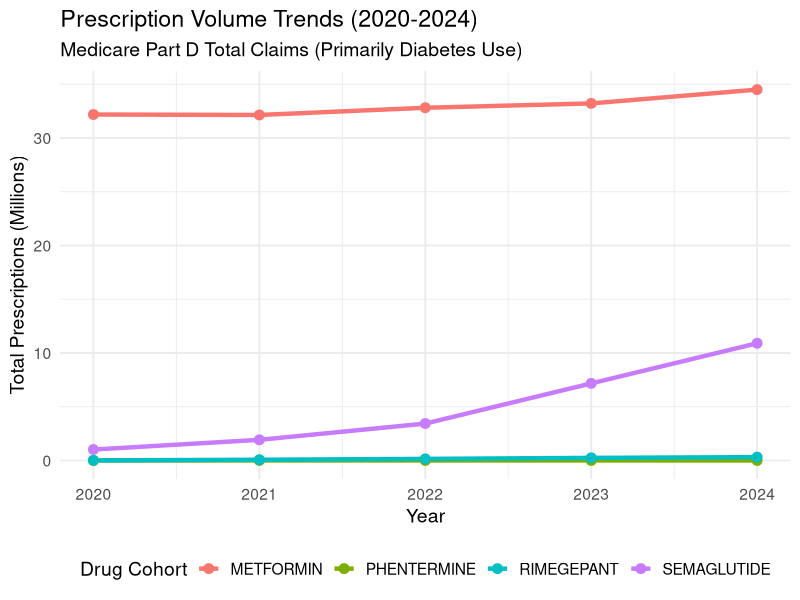

The R source for this figure: (Note: this script raises an error after producing the figure.)
## ---- chunk 1
knitr::opts_chunk$set(echo = TRUE, warning = FALSE, message = FALSE)
library(ggplot2)
library(dplyr)
library(readr)
library(survey) # Required for complex survey variance estimation
## ---- chunk 2
cms_data <- read_csv("../data/processed/cms_volume_output.csv")
faers_data <- read_csv("../data/processed/faers_full_ml_data.csv")
meps_data <- read_csv("../data/processed/meps_financial_output.csv")
## ---- chunk 3
ggplot(cms_data, aes(x = year, y = total_prescriptions / 1e6, color = generic_name, group = generic_name)) +
  geom_line(linewidth = 1.5) +
  geom_point(size = 3) +
  theme_minimal(base_size = 14) +
  labs(
    title = "Prescription Volume Trends (2020-2024)",
    subtitle = "Medicare Part D Total Claims (Primarily Diabetes Use)",
    x = "Year",
    y = "Total Prescriptions (Millions)",
    color = "Drug Cohort"
  ) +
  theme(legend.position = "bottom")
## ---- chunk 4
# Filter to 2024 (or latest available year in your subset)
meps_latest <- meps_data %>% filter(year == max(year))

# Build the complex survey design object on the FULL dataset
meps_design <- svydesign(
  id = ~varpsu,
  strata = ~varstr,
  weights = ~weight,
  data = meps_latest,
  nest = TRUE
)

# Subset to only our target/control drugs to preserve survey variance
meps_sub_design <- subset(meps_design, generic_name != 'OTHER')

# Calculate survey-weighted means and standard errors
cost_estimates <- svyby(~spending, ~generic_name, meps_sub_design, svymean)

ggplot(cost_estimates, aes(x = reorder(generic_name, spending), y = spending, fill = generic_name)) +
  geom_bar(stat = "identity", width = 0.6) +
  geom_errorbar(aes(ymin = ci_lower, ymax = ci_upper), width = 0.2, size = 1) +
  geom_text(aes(label = paste0("$", round(spending, 0))), hjust = -0.5, size = 5) +
  coord_flip() +
  theme_minimal(base_size = 14) +
  labs(
    title = "Unit Economics Comparison",
    subtitle = "Average Cost per Prescription (MEPS Weighted National Estimates with 95% CIs)",
    x = "",
    y = "Average Cost per Prescription ($)",
    fill = "Drug Cohort"
  ) +
  theme(legend.position = "none")
## ---- chunk 5
# Calculate the percentage of cases involving actual medication errors
misuse_summary <- faers_data %>%
  filter(indication %in% c("Weight Loss", "Diabetes")) %>%
  group_by(drug, indication) %>%
  summarise(
    total_cases = sum(total_cases),
    med_error_cases = sum(med_error_cases),
    pct_error = (med_error_cases / total_cases) * 100,
    .groups = "drop"
  ) %>%
  mutate(cohort = paste(drug, "(", indication, ")"))

ggplot(misuse_summary, aes(x = reorder(cohort, pct_error), y = pct_error, fill = indication)) +
  geom_bar(stat = "identity", width = 0.6) +
  geom_text(aes(label = paste0(round(pct_error, 1), "%")), hjust = -0.2, size = 5) +
  coord_flip() +
  theme_minimal(base_size = 14) +
  labs(
    title = "True Medication Error & Counterfeit Signals",
    subtitle = "Percentage of total cases reporting operational harm (excluding definitional off-label use)",
    x = "",
    y = "Percentage of Total Cases (%)",
    fill = "Indication"
  ) +
  theme(legend.position = "bottom") +
  scale_y_continuous(limits = c(0, max(misuse_summary$pct_error, na.rm=TRUE) * 1.2))
